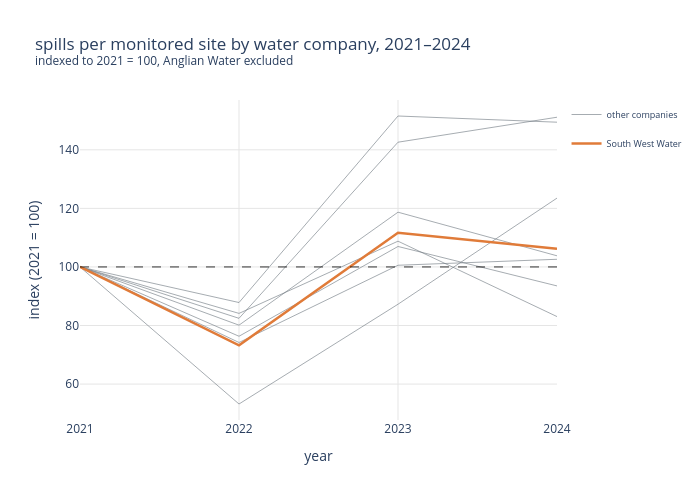

Notebook code cell kept with this figure:
### Code cell
# interactive plotly version of the section 6d indexed overlay - replicates the matplotlib version above with hover tooltips and legend toggle per company
fig = go.Figure()

for company in trend_companies:
    data = national_df[national_df['company'] == company].sort_values('year').copy()
    base = data.loc[data['year'] == 2021, 'spills_per_monitored_site'].values[0] # 2021 value as baseline
    data['indexed'] = (data['spills_per_monitored_site'] / base) * 100 # rebases each company to 100 in 2021
    if 'SWW' in company:
        continue  # SWW plotted last so it renders on top of all grey lines
    fig.add_trace(go.Scatter(
        x=data['year'], # year on x axis
        y=data['indexed'], # indexed value on y axis
        mode='lines', # lines only - no markers
        name='other companies', # all grey lines share one legend entry
        legendgroup='others', # groups all grey lines so one legend click toggles all of them together
        showlegend=(company == trend_companies[0]), # only first grey trace shows in legend - avoids duplicate entries
        line=dict(color=COLOUR_NATIONAL, width=1), # grey colour matched to matplotlib version
        opacity=0.6, # matched to matplotlib alpha
        customdata=[[company]] * len(data), # passes company name into hover via customdata
        hovertemplate='<b>%{customdata[0]}</b><br>year: %{x}<br>index: %{y:.2f}<extra></extra>', # hover shows company name, year, and indexed value
    ))

sww_data = national_df[national_df['company'].str.contains('SWW')].sort_values('year').copy()
sww_base = sww_data.loc[sww_data['year'] == 2021, 'spills_per_monitored_site'].values[0] # SWW 2021 baseline
sww_data['indexed'] = (sww_data['spills_per_monitored_site'] / sww_base) * 100 # rebases SWW to 100 in 2021
fig.add_trace(go.Scatter(
    x=sww_data['year'], # year on x axis
    y=sww_data['indexed'], # indexed value on y axis
    mode='lines', # lines only - no markers
    name='South West Water', # separate legend entry for SWW
    legendgroup='sww', # SWW in its own legend group
    line=dict(color=COLOUR_SWW, width=2.5), # orange colour and heavier line weight matched to matplotlib version
    hovertemplate='<b>South West Water</b><br>year: %{x}<br>index: %{y:.2f}<extra></extra>', # hover shows SWW name, year, and indexed value
))

fig.add_hline(y=100, line_dash='dash', line_color='black', line_width=0.8) # reference line at 100 - above means worse than 2021, below means better

fig.update_layout(
    title='spills per monitored site by water company, 2021–2024<br><sup>indexed to 2021 = 100, Anglian Water excluded</sup>', # matches matplotlib title
    xaxis_title='year', # matches matplotlib x axis label
    yaxis_title='index (2021 = 100)', # matches matplotlib y axis label
    height=500, # height in pixels
    plot_bgcolor='white', # white plot background to match seaborn whitegrid style
    paper_bgcolor='white', # white paper background
    width=700, # constrains chart width to match matplotlib figure width
    legend=dict(font=dict(size=9)),) # legend font size matched to matplotlib version

fig.update_xaxes(showgrid=True, gridcolor='#e5e5e5', tickvals=years_national) # integer year ticks only - matches matplotlib set_xticks
fig.update_yaxes(showgrid=True, gridcolor='#e5e5e5') # light grey grid lines on y axis

print('The chart below is interactive - hover over any line to see exact values, or click a legend entry to show or hide individual series.') # signpost printed directly above the chart output
fig.show()

### Figure 1 — Plotly figure (JSON) as saved in the notebook; plotly's stock layout.template omitted (floating-point values rounded to 4 significant figures)
{"data": [{"customdata": [["Northumbrian Water (NW)"], ["Northumbrian Water (NW)"], ["Northumbrian Water (NW)"], ["Northumbrian Water (NW)"]], "hovertemplate": "<b>%{customdata[0]}</b><br>year: %{x}<br>index: %{y:.2f}<extra></extra>", "legendgroup": "others", "line": {"color": "#6c757d", "width": 1}, "mode": "lines", "name": "other companies", "opacity": 0.6, "showlegend": true, "type": "scatter", "x": [2021, 2022, 2023, 2024], "y": [100, 80.12, 118.7, 103.8]}, {"customdata": [["Severn Trent Water (SvT)"], ["Severn Trent Water (SvT)"], ["Severn Trent Water (SvT)"], ["Severn Trent Water (SvT)"]], "hovertemplate": "<b>%{customdata[0]}</b><br>year: %{x}<br>index: %{y:.2f}<extra></extra>", "legendgroup": "others", "line": {"color": "#6c757d", "width": 1}, "mode": "lines", "name": "other companies", "opacity": 0.6, "showlegend": false, "type": "scatter", "x": [2021, 2022, 2023, 2024], "y": [100, 74.2, 100.6, 102.6]}, {"customdata": [["Southern Water (SW)"], ["Southern Water (SW)"], ["Southern Water (SW)"], ["Southern Water (SW)"]], "hovertemplate": "<b>%{customdata[0]}</b><br>year: %{x}<br>index: %{y:.2f}<extra></extra>", "legendgroup": "others", "line": {"color": "#6c757d", "width": 1}, "mode": "lines", "name": "other companies", "opacity": 0.6, "showlegend": false, "type": "scatter", "x": [2021, 2022, 2023, 2024], "y": [100, 87.85, 151.5, 149.4]}, {"customdata": [["Thames Water (TW)"], ["Thames Water (TW)"], ["Thames Water (TW)"], ["Thames Water (TW)"]], "hovertemplate": "<b>%{customdata[0]}</b><br>year: %{x}<br>index: %{y:.2f}<extra></extra>", "legendgroup": "others", "line": {"color": "#6c757d", "width": 1}, "mode": "lines", "name": "other companies", "opacity": 0.6, "showlegend": false, "type": "scatter", "x": [2021, 2022, 2023, 2024], "y": [100, 53.2, 87.27, 123.5]}, {"customdata": [["United Utilities (UU)"], ["United Utilities (UU)"], ["United Utilities (UU)"], ["United Utilities (UU)"]], "hovertemplate": "<b>%{customdata[0]}</b><br>year: %{x}<br>index: %{y:.2f}<extra></extra>", "legendgroup": "others", "line": {"color": "#6c757d", "width": 1}, "mode": "lines", "name": "other companies", "opacity": 0.6, "showlegend": false, "type": "scatter", "x": [2021, 2022, 2023, 2024], "y": [100, 84.14, 108.8, 83.05]}, {"customdata": [["Wessex Water (WSSX)"], ["Wessex Water (WSSX)"], ["Wessex Water (WSSX)"], ["Wessex Water (WSSX)"]], "hovertemplate": "<b>%{customdata[0]}</b><br>year: %{x}<br>index: %{y:.2f}<extra></extra>", "legendgroup": "others", "line": {"color": "#6c757d", "width": 1}, "mode": "lines", "name": "other companies", "opacity": 0.6, "showlegend": false, "type": "scatter", "x": [2021, 2022, 2023, 2024], "y": [100, 82.46, 142.6, 151.1]}, {"customdata": [["Yorkshire Water (YWS)"], ["Yorkshire Water (YWS)"], ["Yorkshire Water (YWS)"], ["Yorkshire Water (YWS)"]], "hovertemplate": "<b>%{customdata[0]}</b><br>year: %{x}<br>index: %{y:.2f}<extra></extra>", "legendgroup": "others", "line": {"color": "#6c757d", "width": 1}, "mode": "lines", "name": "other companies", "opacity": 0.6, "showlegend": false, "type": "scatter", "x": [2021, 2022, 2023, 2024], "y": [100, 76.33, 107.0, 93.53]}, {"hovertemplate": "<b>South West Water</b><br>year: %{x}<br>index: %{y:.2f}<extra></extra>", "legendgroup": "sww", "line": {"color": "#e07b39", "width": 2.5}, "mode": "lines", "name": "South West Water", "type": "scatter", "x": [2021, 2022, 2023, 2024], "y": [100, 73.21, 111.7, 106.2]}], "layout": {"height": 500, "legend": {"font": {"size": 9}}, "paper_bgcolor": "white", "plot_bgcolor": "white", "shapes": [{"line": {"color": "black", "dash": "dash", "width": 0.8}, "type": "line", "x0": 0, "x1": 1, "xref": "x domain", "y0": 100, "y1": 100, "yref": "y"}], "title": {"text": "spills per monitored site by water company, 2021–2024<br><sup>indexed to 2021 = 100, Anglian Water excluded</sup>"}, "width": 700, "xaxis": {"autorange": true, "gridcolor": "#e5e5e5", "range": [2021, 2024], "showgrid": true, "tickvals": [2021, 2022, 2023, 2024], "title": {"text": "year"}, "type": "linear"}, "yaxis": {"autorange": true, "gridcolor": "#e5e5e5", "range": [47.74, 157.0], "showgrid": true, "title": {"text": "index (2021 = 100)"}, "type": "linear"}}}
